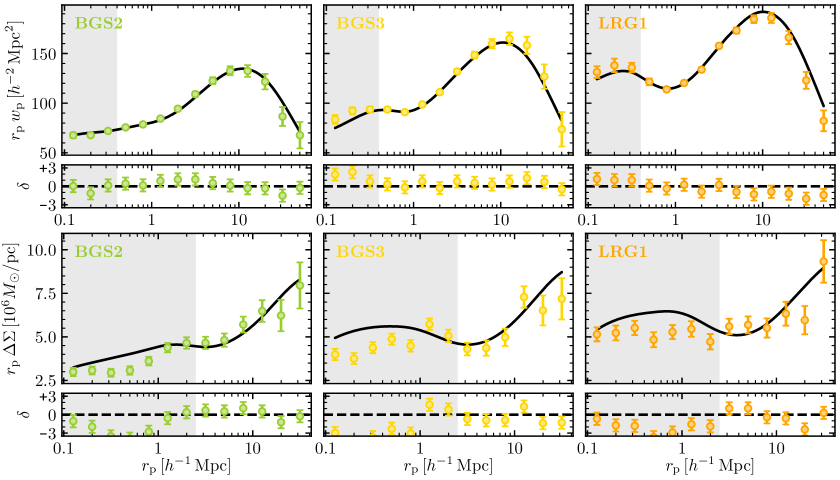
#> input picture data/lange2025_desi_dr1/raw_figures/fig3.png, 840 x 480 px
$ python digitize_figures.py
#> lines starting #> are read from the running program, lines starting #| are printed output that depends on the picture; after the words box and inside, x2 and y2 are one past the last pixel; in counts of white or black regions, pixels touching at a corner belong together
#> in main, img_arr is the input picture: shape (480, 840, 4); mean R, G, B, A 233.7, 232.8, 226.9, 255
#!/usr/bin/env python3
"""
Reusable figure digitizer for multi-panel log-x linear-y plots.

Axis conventions for Lange+2025 (arXiv:2512.15962):
  wp panels:   x = rp [Mpc/h],  y-axis = rp * wp    [(Mpc/h)^2]
  ESD panels:  x = R  [Mpc/h],  y-axis = R  * dS    [(Mpc/h)(M_sun/pc^2)]

Unit convention in stored CSVs (matching HOD model output):
  wp_hMpc       : wp  [h^-1 Mpc]        = (rp*wp) / rp
  ds_Msun_h_pc2 : DeltaSigma [M_sun h^-1 pc^-2]
                  = (R*dS_paper [M_sun/pc^2]) / R  / h_cosmo
                  Paper M_sun/pc^2 -> code M_sun h^-1/pc^2 : DIVIDE by h.
                  (h is a dimensionless number, not a unit label.)

Extraction method (auto-detect):
  1. Build column profile (colored pixels per column, excluding top row_skip_top rows
     which contain the panel title text).
  2. Detect peaks in the smoothed column profile -> actual x-positions.
  3. For each x-peak:
       a. x-centroid (column-weighted mean) -> rp [Mpc/h]
       b. Row density argmax + ±body_radius window centroid -> y-center
       c. Full vertical colored-pixel extent -> error bar half-height

Usage:
    python digitize_figures.py [--dry-run] [--panel N] [--compare] [--inspect]
"""

import argparse
from dataclasses import dataclass, field
from pathlib import Path
from typing import List, Optional, Tuple

import matplotlib.pyplot as plt
import numpy as np
import pandas as pd
from PIL import Image
from scipy.ndimage import gaussian_filter1d
from scipy.signal import find_peaks


# ---------------------------------------------------------------------------
# Axis calibration
# ---------------------------------------------------------------------------

def axis_transformation(calib_px, calib_data):
    """Least-squares linear pixel -> data transform.

    calib_px   : list of (col, row)
    calib_data : list of (data_x=log10(rp), data_y)

    Returns (sX, offX), (sY, offY)  with
        data_x = sX*col + offX
        data_y = sY*row + offY
    """
    cols = np.array([p[0] for p in calib_px], dtype=float)
    rows = np.array([p[1] for p in calib_px], dtype=float)
    dx   = np.array([p[0] for p in calib_data], dtype=float)
    dy   = np.array([p[1] for p in calib_data], dtype=float)

    A = np.column_stack([cols, np.ones(len(cols))])
    sX, offX = np.linalg.lstsq(A, dx, rcond=None)[0]

    A = np.column_stack([rows, np.ones(len(rows))])
    sY, offY = np.linalg.lstsq(A, dy, rcond=None)[0]

    return (sX, offX), (sY, offY)


# ---------------------------------------------------------------------------
# Panel configuration
# ---------------------------------------------------------------------------

@dataclass
class PanelConfig:
    """Configuration for one subplot panel."""
    fig_path: str
    col_left: int
    col_right: int
    row_top: int
    row_bot: int
    # Calibration: list of (col_px, row_px, log10_rp, y_value)
    calib: List[Tuple[int, int, float, float]]
    # Output CSV path (relative to this script's parent directory)
    output_csv: str = ""
    # Column names written to CSV
    col_x:    str = "rp_hMpc"
    col_y:    str = "y"
    col_yerr: str = "y_err"
    # Marker color (RGB) and tolerance
    data_color_rgb: Tuple[int, int, int] = (140, 200, 40)
    color_tol: int = 40
    # Search window (pixels) around each detected column peak
    search_window: int = 8
    # Rows to skip at the panel top (panel title text in tracer color)
    row_skip_top: int = 40
    # Local column threshold: apply row_skip_top only for pk_local < title_col_max
    # (title text occupies leftmost ~50-60 local cols; BAO-bump data beyond that)
    title_col_max: int = 65
    # Minimum column-peak distance for find_peaks (pixels)
    peak_distance: int = 8
    # Radius (rows) around argmax used for y-centroid
    body_radius: int = 6
    # Tight column half-width [pixels] for row-density computation (y detection).
    # Narrower than search_window to exclude adjacent-bin error-bar contamination.
    body_window: int = 4
    # If True: use topmost dense row-cluster as disc body (not argmax).
    # Needed for wp panels where error-bar caps pile up at y=0 and can beat the disc.
    # Leave False for ESD panels (symmetric error bars; argmax finds disc reliably).
    use_topmost_cluster: bool = False
    # If set: bypass column-profile peak detection and use these known x-bin values.
    # Useful for ESD panels where bins are 8 px apart and discs merge in column profile.
    force_x_bins: Optional[List[float]] = None
    # h_cosmo: 1.0 for wp (no conversion); h value for ESD (divide paper M_sun/pc^2 by h)
    h_cosmo: float = 1.0
    # Scale cut stored in metadata (not applied to extraction)
    rp_min_analysis: float = 0.0
    # Minimum x value [Mpc/h] to accept; filters false peaks at small R/rp
    x_extract_min: float = 0.0
    # Maximum x value [Mpc/h] to accept; filters model-band peaks beyond data range
    x_extract_max: float = 1e9
    # Human-readable y-axis label for comparison figures
    y_label: str = ""


# ---------------------------------------------------------------------------
# Color inspection helper
# ---------------------------------------------------------------------------

# [13 lines left out: function find_data_color, not called in this run]


# ---------------------------------------------------------------------------
# Extraction engine
# ---------------------------------------------------------------------------

def extract_panel(panel: PanelConfig, img_arr: np.ndarray, verbose: bool = True):
    """Auto-detect data markers; return DataFrame with rp, y, y_err.

    Steps
    -----
    1. Build color mask for the image.
    2. Build column profile from the panel region BELOW row_skip_top rows
       (title text in tracer color would otherwise create false peaks).
    3. Gaussian-smooth + find_peaks -> actual marker x-positions.
    4. For each x-peak:
         x-centroid (column-weighted) -> rp
         Row density argmax + ±body_radius centroid -> y-center (marker body)
         Full colored-row extent -> error bar half-height
    5. Unit conversion:
         wp:  y_signal = rp_y_center / rp_val          [h^-1 Mpc]
         ESD: y_signal = rp_y_center / rp_val / h_cosmo [M_sun h^-1 pc^-2]
              (paper M_sun/pc^2 -> code M_sun h^-1/pc^2 requires DIVIDING by h)
    """
#> called with verbose = True
    calib_px   = [(c[0], c[1]) for c in panel.calib]
    calib_data = [(c[2], c[3]) for c in panel.calib]
    (sX, offX), (sY, offY) = axis_transformation(calib_px, calib_data)

    if verbose:
        print(f"  Calibration: sX={sX:.5f} offX={offX:.4f}  sY={sY:.5f} offY={offY:.4f}")

    # Build color mask for entire image
    r = img_arr[:, :, 0].astype(int)
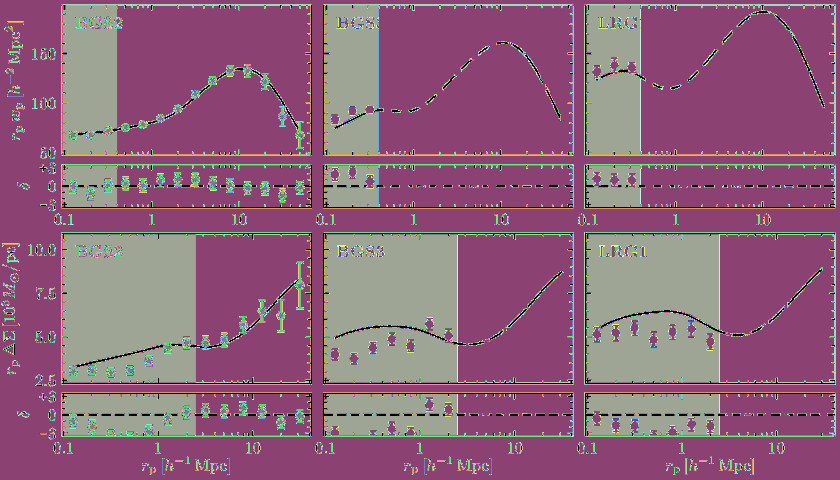
#> r: shape (480, 840) int64; 249 distinct labels, from 0 to 255; one colour per label, 0 black
    g = img_arr[:, :, 1].astype(int)
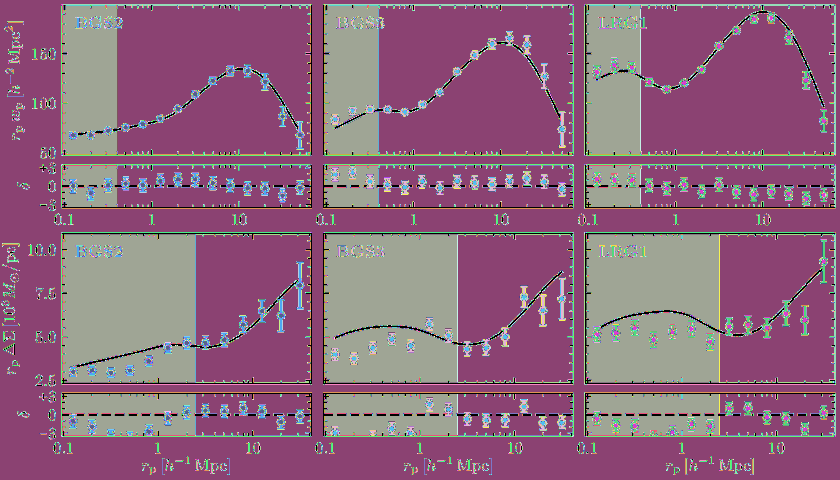
#> g: shape (480, 840) int64; 253 distinct labels, from 0 to 255; one colour per label, 0 black
    b = img_arr[:, :, 2].astype(int)
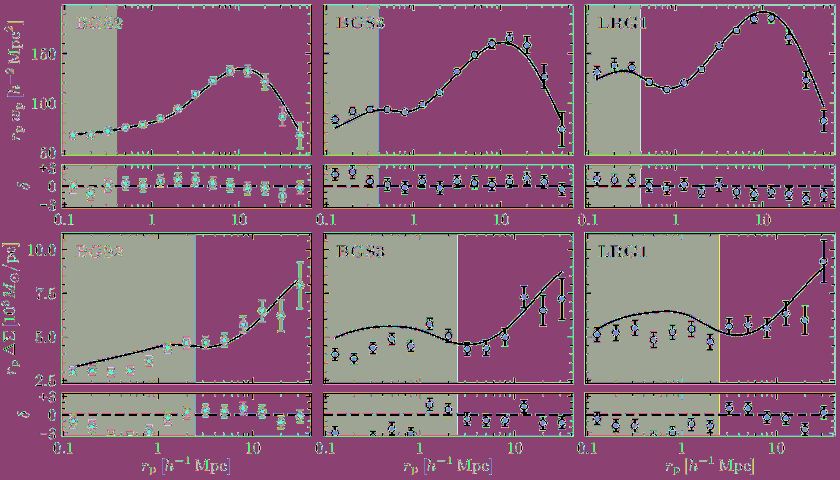
#> b: shape (480, 840) int64; 250 distinct labels, from 0 to 255; one colour per label, 0 black
    cr, cg, cb = panel.data_color_rgb
    tol = panel.color_tol
    color_mask = (
        (np.abs(r - cr) < tol) &
        (np.abs(g - cg) < tol) &
        (np.abs(b - cb) < tol)
    )
#> color_mask: shape (480, 840) bool; 0.68% white in thin lines or dots, all inside (x1, y1, x2, y2) = (69, 17, 304, 435)

    # ---- Step 1: column peak positions ----
    full_panel_mask = color_mask[panel.row_top:panel.row_bot + 1,
                                  panel.col_left:panel.col_right + 1]
#> full_panel_mask: shape (201, 251) bool; 2.7% white in thin lines or dots, all inside (x1, y1, x2, y2) = (8, 12, 243, 197)
#> (the rest of the program and of its run is left out)
